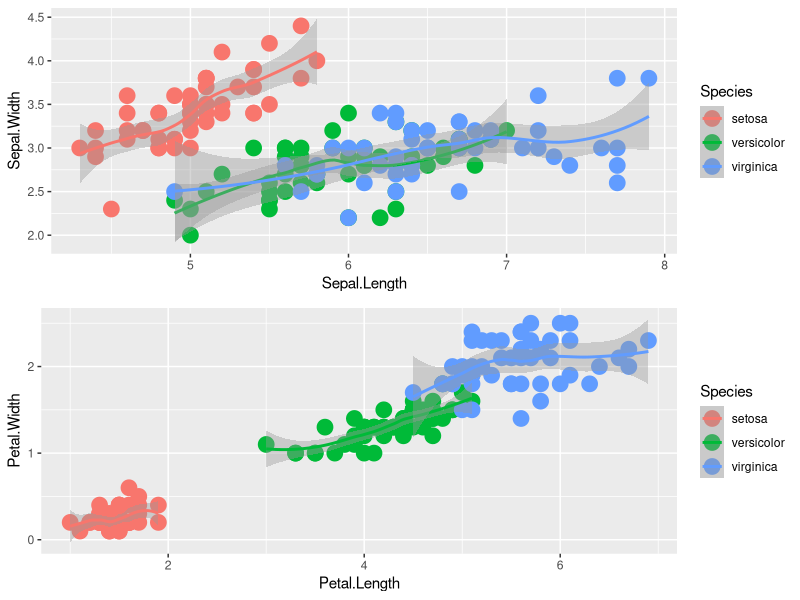

The R script that drew this image:
# install.packages("ggplot2")
# install.packages("gridExtra")

library(ggplot2)
library(gridExtra)


sepal.trends <- ggplot(data=iris, aes(x = Sepal.Length, y = Sepal.Width, color=Species)) +
  geom_point(size=5) + stat_smooth(method="loess")

petal.trends <- ggplot(data=iris, aes(x = Petal.Length, y = Petal.Width, color=Species)) +
  geom_point(size=5) + stat_smooth(method="loess")

grid.arrange(sepal.trends, petal.trends, nrow=2)